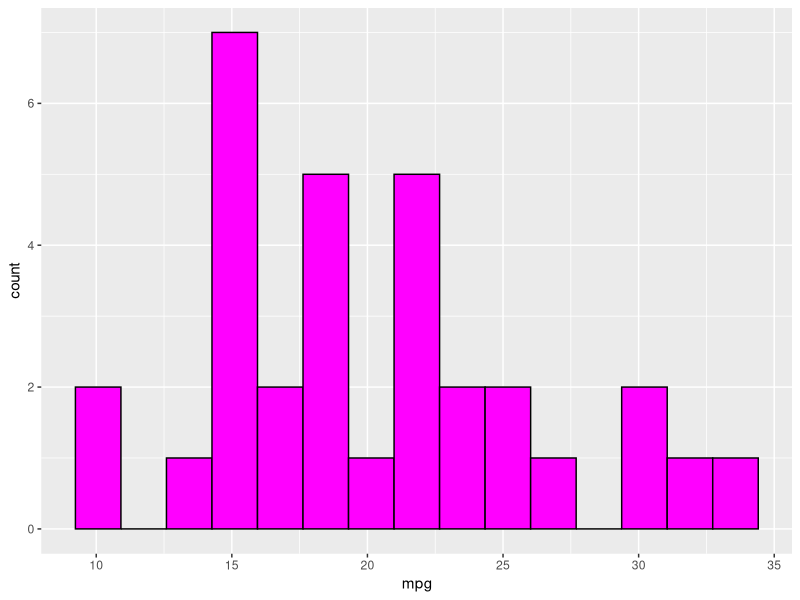

This figure's R source:
## ---- chunk 1
knitr::opts_chunk$set(echo = TRUE)
## ---- chunk 2
library(tidyverse)
## ---- chunk 3
ggplot(data = mtcars, aes(x = mpg)) +
  geom_histogram(colour = "black", fill = "magenta", bins = 15)
